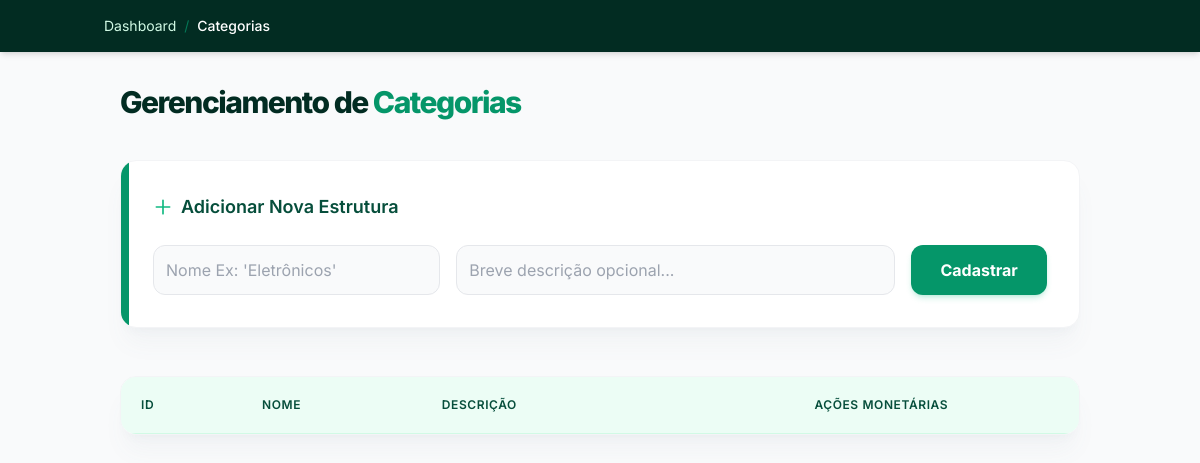
Before: /categorias with the older database file.
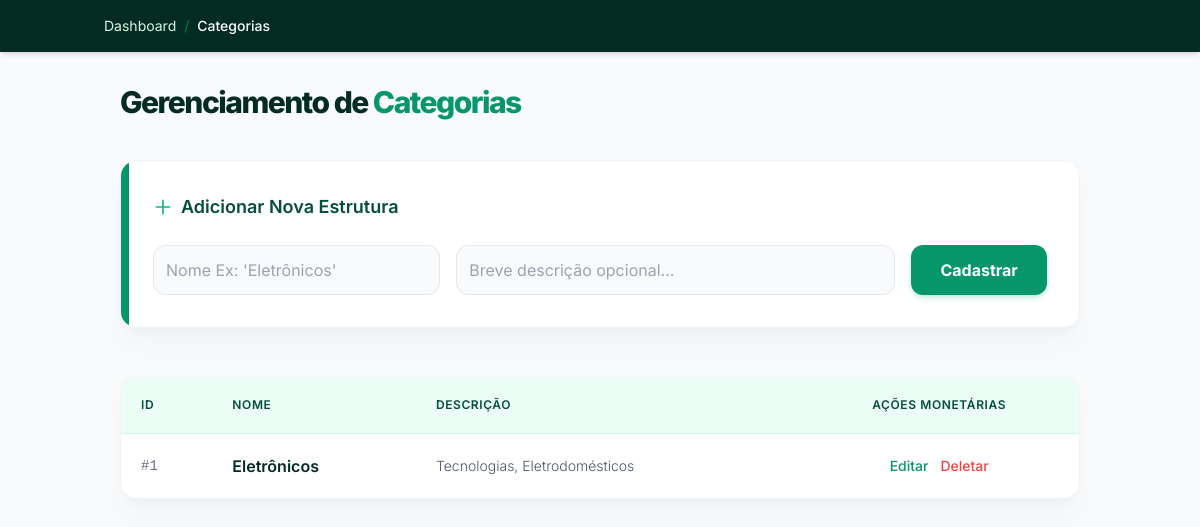
After: the same page with the newer database file.
### models.py (models this page shows)
class Categoria(Base):
    __tablename__ = 'categorias'
    id = Column(Integer, primary_key=True, autoincrement=True)
    nome = Column(String, nullable=False)
    descricao = Column(String, nullable=True)
    produtos = relationship("Produto", back_populates="categoria")

### main.py (the view)
@app.get("/categorias")
def exibir_categorias(request: Request, db: Session = Depends(get_db)):
    categorias = db.query(Categoria).all()
    return templates.TemplateResponse(
        request,
        "categorias.html",
        {"request": request,
         "categorias": categorias
        }
    )

### templates/categorias.html (shortened to what the changed rows need)
<!DOCTYPE html>
<html lang="pt-br">
<head>
    <script src="https://cdn.tailwindcss.com"></script>
</head>
<body class="bg-gray-50 text-gray-900 relative min-h-screen">
    <div class="container mx-auto p-4 md:p-8">
        <div class="flex items-center justify-between mb-10">
            <h2 class="text-3xl font-extrabold text-emerald-950 tracking-tighter">Gerenciamento de <span class="text-emerald-600">Categorias</span></h2>
        </div>
        <div class="bg-white rounded-2xl shadow-xl shadow-gray-500/5 border border-gray-100 overflow-hidden">
            <table class="w-full">
                <thead class="bg-emerald-50 border-b border-emerald-100">
                    <tr>
                        <th class="p-5 text-left text-xs font-semibold text-emerald-900 uppercase tracking-wider">ID</th>
                        <th class="p-5 text-left text-xs font-semibold text-emerald-900 uppercase tracking-wider">Nome</th>
                        <th class="p-5 text-left text-xs font-semibold text-emerald-900 uppercase tracking-wider">Descrição</th>
                        <th class="p-5 text-center text-xs font-semibold text-emerald-900 uppercase tracking-wider">Ações Monetárias</th>
                    </tr>
                </thead>
                <tbody class="divide-y divide-gray-100">
                    {% for categoria in categorias %}
                    <tr class="table-row-hover transition-colors">
                        <td class="p-5 text-sm font-mono text-gray-500">#{{ categoria.id }}</td>
                        <td class="p-5"><span class="font-semibold text-emerald-950 text-base">{{ categoria.nome }}</span></td>
                        <td class="p-5 text-sm text-gray-600 font-light">{{ categoria.descricao or '---' }}</td>
                        <td class="p-5">
                            <div class="flex gap-3 justify-center text-sm">
                                <a href="/categorias/{{ categoria.id }}/editar" class="flex items-center gap-1 text-emerald-600 hover:text-emerald-800 font-medium transition">
                                    Editar
                                </a>
                                <button onclick="openDeleteModal('{{ categoria.id }}', '{{ categoria.nome }}')" class="flex items-center gap-1 text-red-500 hover:text-red-700 font-medium transition">
                                    Deletar
                                </button>
                            </div>
                        </td>
                    </tr>
                    {% endfor %}
                </tbody>
            </table>
        </div>
    </div>
</body>
</html>

Changed rows visible on the page:
added Categoria: id "1", nome "Eletrônicos", descricao "Tecnologias, Eletrodomésticos"
